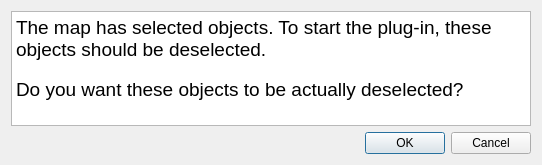
<?xml version="1.0" encoding="UTF-8"?>
<ui version="4.0">
 <class>Dialog</class>
 <widget class="QDialog" name="Dialog">
  <property name="geometry">
   <rect>
    <x>0</x>
    <y>0</y>
    <width>542</width>
    <height>165</height>
   </rect>
  </property>
  <property name="windowTitle">
   <string>Dialog</string>
  </property>
  <layout class="QVBoxLayout" name="verticalLayout">
   <item>
    <widget class="QTextBrowser" name="textBrowser">
     <property name="html">
      <string>&lt;!DOCTYPE HTML PUBLIC &quot;-//W3C//DTD HTML 4.0//EN&quot; &quot;http://www.w3.org/TR/REC-html40/strict.dtd&quot;&gt;
&lt;html&gt;&lt;head&gt;&lt;meta name=&quot;qrichtext&quot; content=&quot;1&quot; /&gt;&lt;style type=&quot;text/css&quot;&gt;
p, li { white-space: pre-wrap; }
&lt;/style&gt;&lt;/head&gt;&lt;body style=&quot; font-family:'Ubuntu'; font-size:11pt; font-weight:400; font-style:normal;&quot;&gt;
&lt;p style=&quot; margin-top:0px; margin-bottom:0px; margin-left:0px; margin-right:0px; -qt-block-indent:0; text-indent:0px;&quot;&gt;&lt;span style=&quot; font-size:14pt;&quot;&gt;The map has selected objects. To start the plug-in, these objects should be deselected.&lt;br /&gt;&lt;/span&gt;&lt;/p&gt;
&lt;p style=&quot; margin-top:0px; margin-bottom:0px; margin-left:0px; margin-right:0px; -qt-block-indent:0; text-indent:0px;&quot;&gt;&lt;span style=&quot; font-size:14pt;&quot;&gt;Do you want these objects to be actually deselected?&lt;/span&gt;&lt;/p&gt;&lt;/body&gt;&lt;/html&gt;</string>
     </property>
    </widget>
   </item>
   <item>
    <widget class="QDialogButtonBox" name="buttonBox">
     <property name="orientation">
      <enum>Qt::Horizontal</enum>
     </property>
     <property name="standardButtons">
      <set>QDialogButtonBox::Cancel|QDialogButtonBox::Ok</set>
     </property>
    </widget>
   </item>
  </layout>
 </widget>
 <resources/>
 <connections>
  <connection>
   <sender>buttonBox</sender>
   <signal>accepted()</signal>
   <receiver>Dialog</receiver>
   <slot>accept()</slot>
   <hints>
    <hint type="sourcelabel">
     <x>248</x>
     <y>254</y>
    </hint>
    <hint type="destinationlabel">
     <x>157</x>
     <y>274</y>
    </hint>
   </hints>
  </connection>
  <connection>
   <sender>buttonBox</sender>
   <signal>rejected()</signal>
   <receiver>Dialog</receiver>
   <slot>reject()</slot>
   <hints>
    <hint type="sourcelabel">
     <x>316</x>
     <y>260</y>
    </hint>
    <hint type="destinationlabel">
     <x>286</x>
     <y>274</y>
    </hint>
   </hints>
  </connection>
 </connections>
</ui>
